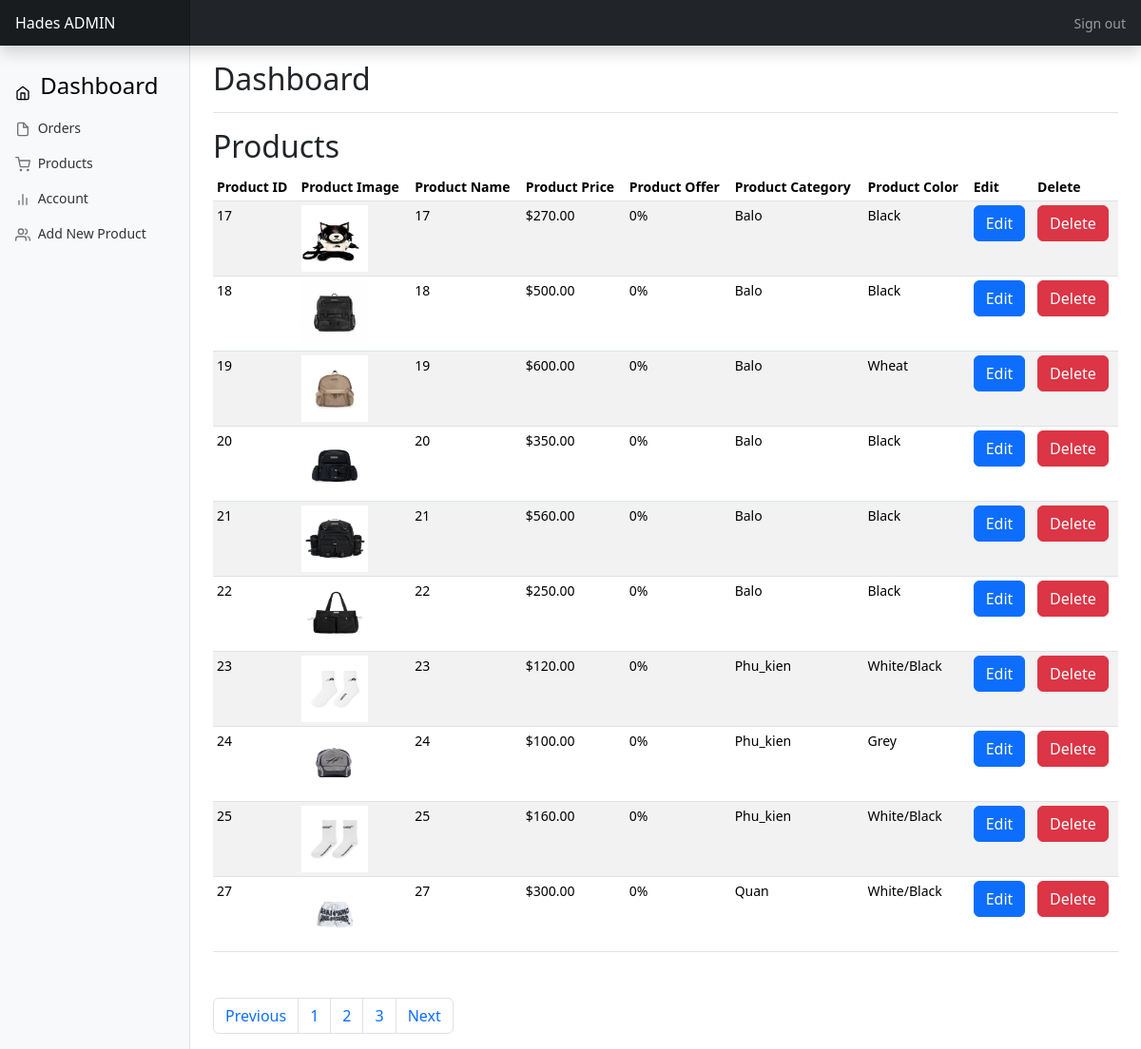
Screenshot of /admin/products.php?page_no=2 (signed in) with the database file from the repository.
### tables this page shows
CREATE TABLE `products` (
  `product_id` int(11) NOT NULL,
  `product_name` varchar(100) NOT NULL,
  `product_category` varchar(100) NOT NULL,
  `product_description` varchar(255) NOT NULL,
  `product_image` varchar(255) NOT NULL,
  `product_image2` varchar(255) NOT NULL,
  `product_image3` varchar(255) NOT NULL,
  `product_image4` varchar(255) NOT NULL,
  `product_price` decimal(6,2) NOT NULL,
  `product_special_offer` int(100) NOT NULL,
  `product_color` varchar(100) NOT NULL
);

### admin/products.php (the view, shortened to what this page needs)
<?php include('header.php'); ?>
<?php
if(isset($_GET['page_no']) && $_GET['page_no'] != ""){
  $page_no = $_GET['page_no'];
} else {
  $page_no = 1;
}
$stmt1 = $conn->prepare("SELECT COUNT(*) As total_records FROM products");
$stmt1->execute();
$stmt1->bind_result($total_records);
$total_records_per_page = 10;
$offset = ($page_no-1) * $total_records_per_page;
$total_no_of_pages = ceil($total_records/$total_records_per_page);
$stmt2 = $conn->prepare("SELECT * FROM products LIMIT $offset,$total_records_per_page");
$stmt2->execute();
$products = $stmt2->get_result();
?>
<div class="container-fluid">
  <div class="row">
    <?php include('sidemenu.php'); ?>
    <main class="col-md-9 ms-sm-auto col-lg-10 px-md-4">
      <div class="d-flex justify-content-between flex-wrap flex-md-nowrap align-items-center pt-3 pb-2 mb-3 border-bottom">
        <h1 class="h2">Dashboard</h1>
      </div>
      <h2>Products</h2>
      <div class="table-responsive">
        <table class="table table-striped table-sm">
          <thead>
            <tr>
              <th scope="col">Product ID</th>
              <th scope="col">Product Image</th>
              <th scope="col">Product Name</th>
              <th scope="col">Product Price</th>
              <th scope="col">Product Offer</th>
              <th scope="col">Product Category</th>
              <th scope="col">Product Color</th>
              <th scope="col">Edit</th>
              <th scope="col">Delete</th>
            </tr>
          </thead>
          <tbody>
            <?php foreach($products as $product) { ?>
            <tr>
              <td><?php echo $product['product_id']; ?></td>
              <td><img src="<?php echo "../assets/imgs/". $product['product_image']; ?>" style="width: 70px; height: 70px;"/></td>
              <td><?php echo $product['product_id']; ?></td>
              <td><?php echo "$" . $product['product_price']; ?></td>
              <td><?php echo $product['product_special_offer'] . "%"; ?></td>
              <td><?php echo $product['product_category']; ?></td>
              <td><?php echo $product['product_color']; ?></td>
              <td><a class="btn btn-primary" href="edit_product.php?product_id=<?php echo $product['product_id']; ?>">Edit</a></td>
              <td><a class="btn btn-danger" href="delete_product.php?product_id=<?php echo $product['product_id']; ?>">Delete</a></td>
            </tr>
            <?php } ?>
          </tbody>
        </table>
        <nav aria-label="Page navigation example">
      <ul class="pagination mt-5 mx-auto">
        <li class="page-item <?php if($page_no <=1){echo 'disabled';} ?>">
          <a class="page-link" href="<?php if($page_no <= 1){echo '#';}else { echo "?page_no=".($page_no-1);} ?>">Previous</a>
        </li>
        <li class="page-item"><a class="page-link" href="?page_no=1">1</a></li>
        <li class="page-item"><a class="page-link" href="?page_no=2">2</a></li>
        <li class="page-item"><a class="page-link" href="?page_no=3">3</a></li>
        <li class="page-item <?php if($page_no >= $total_no_of_pages){echo 'disabled';}?>">
          <a class="page-link" href="<?php if($page_no >= $total_no_of_pages){echo '#';} else{echo "?page_no=".($page_no+1);} ?>">Next</a>
        </li>
      </ul>
      </nav>
      </div>
    </main>
  </div>
</div>
  </body>
</html>

### admin/dashboard_css/dashboard.css (style rules this page uses)
body { font-size: .875rem; }

### rows the page displays
products: product_id "17", product_image (picture), product_price "270.00", product_special_offer "0", product_category "Balo", product_color "Black"
products: product_id "18", product_image (picture), product_price "500.00", product_special_offer "0", product_category "Balo", product_color "Black"
products: product_id "19", product_image (picture), product_price "600.00", product_special_offer "0", product_category "Balo", product_color "Wheat"
products: product_id "20", product_image (picture), product_price "350.00", product_special_offer "0", product_category "Balo", product_color "Black"
products: product_id "21", product_image (picture), product_price "560.00", product_special_offer "0", product_category "Balo", product_color "Black"
products: product_id "22", product_image (picture), product_price "250.00", product_special_offer "0", product_category "Balo", product_color "Black"
products: product_id "23", product_image (picture), product_price "120.00", product_special_offer "0", product_category "Phu_kien", product_color "White/Black"
products: product_id "24", product_image (picture), product_price "100.00", product_special_offer "0", product_category "Phu_kien", product_color "Grey"
products: product_id "25", product_image (picture), product_price "160.00", product_special_offer "0", product_category "Phu_kien", product_color "White/Black"
products: product_id "27", product_image (picture), product_price "300.00", product_special_offer "0", product_category "Quan", product_color "White/Black"
